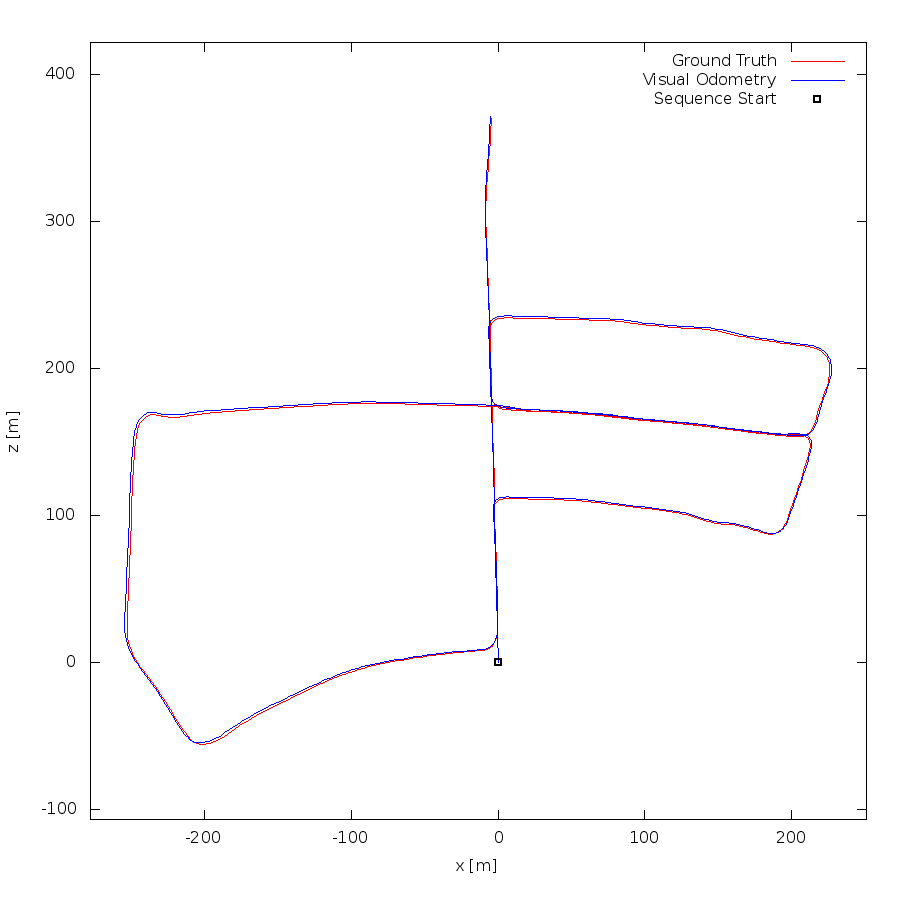

Source code (gnuplot):
set term postscript eps enhanced color
set output "05.eps"
set size ratio -1
set xrange [-278:251]
set yrange [-107:422]
set xlabel "x [m]"
set ylabel "z [m]"
plot "05.txt" using 1:2 lc rgb "#FF0000" title 'Ground Truth' w lines,"05.txt" using 3:4 lc rgb "#0000FF" title 'Visual Odometry' w lines,"< head -1 05.txt" using 1:2 lc rgb "#000000" pt 4 ps 1 lw 2 title 'Sequence Start' w points
